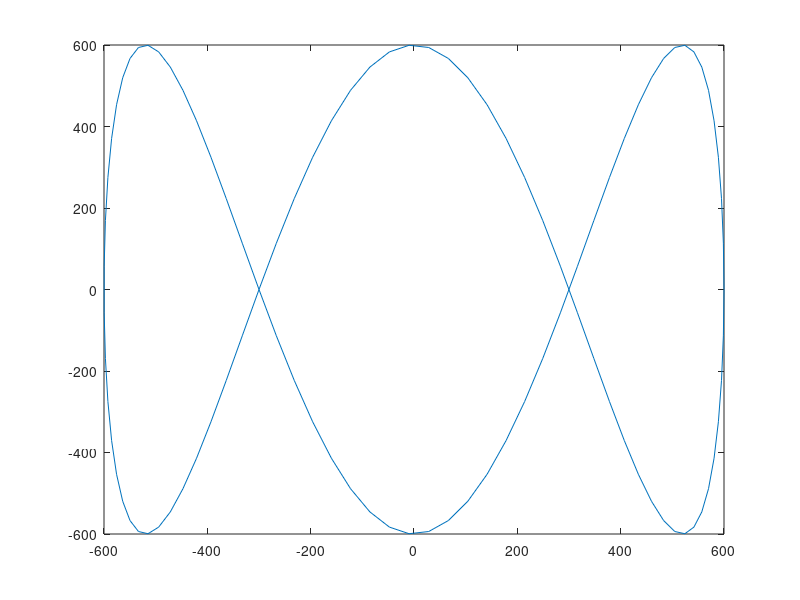

Write the MATLAB code that produced this figure.
clear all;
close all;
clc;
%% lissajous
t=linspace(0,2*pi,100);
x=600*sin(t+pi/2);
y=600*sin(3*t);
plot(x,y)
%% zadanie odwrotne
% x=700;
% y=100;
l1=500;
l2=400;
licz1=l2.^2-l1.^2-x.^2-y.^2;
mian1=4*l1.^2*(x.^2+y.^2)-(l2.^2-l1.^2-x.^2-y.^2).^2;
th1_1=atan2(-x,y)-atan2(licz1,sqrt(mian1));
th2_1=atan2(y-l1*sin(th1_1),x-l1*cos(th1_1))-th1_1;
%% test
X=l1*cos(th1_1)+l2*cos(th1_1+th2_1);
Y=l1*sin(th1_1)+l2*sin(th1_1+th2_1);
plot(X,Y)